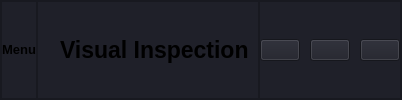
     <widget class="QFrame" name="header_frame">
      <property name="styleSheet">
       <string notr="true">background-color:#1f2029;</string>
      </property>
      <property name="frameShape">
       <enum>QFrame::StyledPanel</enum>
      </property>
      <property name="frameShadow">
       <enum>QFrame::Raised</enum>
      </property>
      <layout class="QHBoxLayout" name="horizontalLayout">
       <property name="spacing">
        <number>0</number>
       </property>
       <property name="leftMargin">
        <number>0</number>
       </property>
       <property name="topMargin">
        <number>0</number>
       </property>
       <property name="rightMargin">
        <number>0</number>
       </property>
       <property name="bottomMargin">
        <number>0</number>
       </property>
       <item>
        <widget class="QFrame" name="header_left_frame">
         <property name="maximumSize">
          <size>
           <width>148</width>
           <height>16777215</height>
          </size>
         </property>
         <property name="styleSheet">
          <string notr="true"/>
         </property>
         <property name="frameShape">
          <enum>QFrame::StyledPanel</enum>
         </property>
         <property name="frameShadow">
          <enum>QFrame::Raised</enum>
         </property>
         <layout class="QHBoxLayout" name="horizontalLayout_4">
          <property name="spacing">
           <number>0</number>
          </property>
          <property name="leftMargin">
           <number>0</number>
          </property>
          <property name="topMargin">
           <number>0</number>
          </property>
          <property name="rightMargin">
           <number>0</number>
          </property>
          <property name="bottomMargin">
           <number>0</number>
          </property>
          <item alignment="Qt::AlignLeft">
           <widget class="QPushButton" name="menu_button">
            <property name="font">
             <font>
              <pointsize>10</pointsize>
              <weight>75</weight>
              <bold>true</bold>
             </font>
            </property>
            <property name="styleSheet">
             <string notr="true">border: none;</string>
            </property>
            <property name="text">
             <string>Menu</string>
            </property>
            <property name="icon">
             <iconset resource="resource2.qrc">
              <normaloff>:/icons/feather/white/align-left.svg</normaloff>:/icons/feather/white/align-left.svg</iconset>
            </property>
            <property name="iconSize">
             <size>
              <width>32</width>
              <height>32</height>
             </size>
            </property>
           </widget>
          </item>
         </layout>
        </widget>
       </item>
       <item>
        <widget class="QFrame" name="header_center_frame">
         <property name="frameShape">
          <enum>QFrame::StyledPanel</enum>
         </property>
         <property name="frameShadow">
          <enum>QFrame::Raised</enum>
         </property>
         <layout class="QHBoxLayout" name="horizontalLayout_3">
          <item alignment="Qt::AlignRight">
           <widget class="QLabel" name="logo_label">
            <property name="text">
             <string/>
            </property>
            <property name="pixmap">
             <pixmap resource="icons/resources.qrc">:/icons/cil-home.png</pixmap>
            </property>
           </widget>
          </item>
          <item>
           <widget class="QLabel" name="app_name_label">
            <property name="font">
             <font>
              <family>MS Shell Dlg 2</family>
              <pointsize>17</pointsize>
              <weight>75</weight>
              <italic>false</italic>
              <bold>true</bold>
              <kerning>true</kerning>
             </font>
            </property>
            <property name="text">
             <string>Visual Inspection</string>
            </property>
           </widget>
          </item>
         </layout>
        </widget>
       </item>
       <item alignment="Qt::AlignRight">
        <widget class="QFrame" name="header_right_frame">
         <property name="frameShape">
          <enum>QFrame::StyledPanel</enum>
         </property>
         <property name="frameShadow">
          <enum>QFrame::Raised</enum>
         </property>
         <layout class="QHBoxLayout" name="horizontalLayout_2">
          <property name="spacing">
           <number>10</number>
          </property>
          <property name="leftMargin">
           <number>0</number>
          </property>
          <property name="topMargin">
           <number>0</number>
          </property>
          <property name="rightMargin">
           <number>0</number>
          </property>
          <property name="bottomMargin">
           <number>0</number>
          </property>
          <item>
           <widget class="QPushButton" name="min_win_button">
            <property name="text">
             <string/>
            </property>
            <property name="icon">
             <iconset resource="icons/resources.qrc">
              <normaloff>:/icons/cil-minus.png</normaloff>:/icons/cil-minus.png</iconset>
            </property>
           </widget>
          </item>
          <item>
           <widget class="QPushButton" name="restore_win_button">
            <property name="text">
             <string/>
            </property>
            <property name="icon">
             <iconset resource="icons/resources.qrc">
              <normaloff>:/icons/cil-window-restore.png</normaloff>:/icons/cil-window-restore.png</iconset>
            </property>
           </widget>
          </item>
          <item>
           <widget class="QPushButton" name="close_win_button">
            <property name="mouseTracking">
             <bool>true</bool>
            </property>
            <property name="styleSheet">
             <string notr="true">hover{
	
	background-color: rgb(255, 0, 4);
}</string>
            </property>
            <property name="text">
             <string/>
            </property>
            <property name="icon">
             <iconset resource="icons/resources.qrc">
              <normaloff>:/icons/cil-x.png</normaloff>:/icons/cil-x.png</iconset>
            </property>
            <property name="iconSize">
             <size>
              <width>16</width>
              <height>16</height>
             </size>
            </property>
           </widget>
          </item>
         </layout>
        </widget>
       </item>
      </layout>
     </widget>
